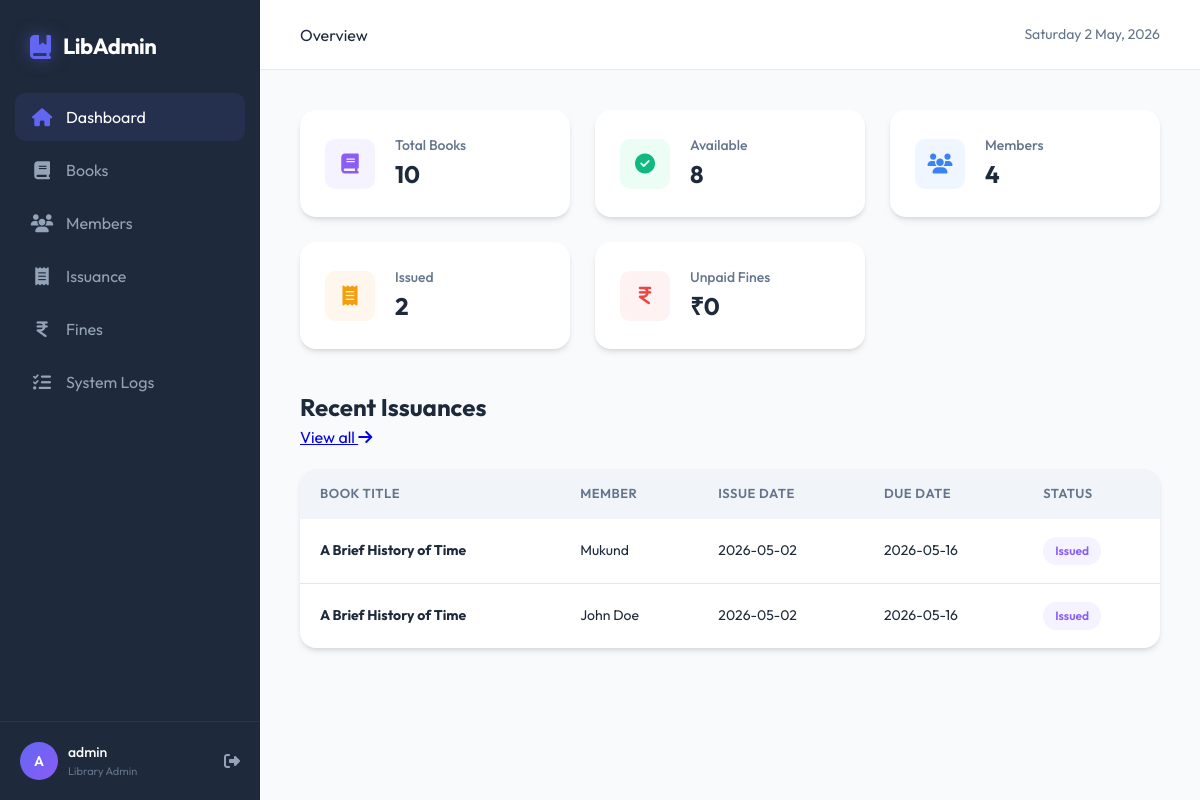
/ (signed in), run on the app's committed database.
### tables this page shows
CREATE TABLE issues (
    id INTEGER PRIMARY KEY AUTOINCREMENT,
    book_id INTEGER NOT NULL,
    member_id INTEGER NOT NULL,
    issue_date DATE NOT NULL,
    due_date DATE NOT NULL,
    return_date DATE,
    status VARCHAR(20) NOT NULL DEFAULT 'issued',
    processed_by VARCHAR(255),
    FOREIGN KEY(book_id) REFERENCES books(id),
    FOREIGN KEY(member_id) REFERENCES members(id)
);

CREATE TABLE books (
    id INTEGER PRIMARY KEY AUTOINCREMENT,
    title VARCHAR(255) NOT NULL,
    author VARCHAR(255) NOT NULL,
    isbn VARCHAR(20) UNIQUE NOT NULL,
    category_id INTEGER,
    qty INTEGER NOT NULL DEFAULT 1,
    available_qty INTEGER NOT NULL DEFAULT 1,
    created_by VARCHAR(255),
    notes TEXT,
    FOREIGN KEY(category_id) REFERENCES categories(id)
);

CREATE TABLE members (
    id INTEGER PRIMARY KEY AUTOINCREMENT,
    name VARCHAR(255) NOT NULL,
    email VARCHAR(255) UNIQUE NOT NULL,
    phone VARCHAR(20) NOT NULL,
    joined_date DATE NOT NULL,
    password_hash VARCHAR(512),
    created_by VARCHAR(255),
    notes TEXT
);

### routes/dashboard.py (the view)
@dashboard_bp.route('/')
@login_required
def index():
    stats = {
        'total_books': query_db('SELECT SUM(qty) as count FROM books', one=True)['count'] or 0,
        'available_books': query_db('SELECT SUM(available_qty) as count FROM books', one=True)['count'] or 0,
        'total_members': query_db('SELECT COUNT(*) as count FROM members', one=True)['count'] or 0,
        'issued_books': query_db("SELECT COUNT(*) as count FROM issues WHERE status = 'issued'", one=True)['count'] or 0,
        'total_fines': query_db("SELECT SUM(amount) as total FROM fines WHERE paid_status = 'unpaid'", one=True)['total'] or 0
    }
    recent_issues = query_db('''
        SELECT i.*, b.title, m.name
        FROM issues i
        JOIN books b ON i.book_id = b.id
        JOIN members m ON i.member_id = m.id
        ORDER BY i.issue_date DESC LIMIT 5
    ''')
    return render_template('dashboard.html', stats=stats, recent_issues=recent_issues)

### db.py (called while the page is built)
def get_db():
    db = getattr(g, '_database', None)
    if db is None:
        db = g._database = sqlite3.connect(Config.DATABASE_PATH)
        db.row_factory = sqlite3.Row
        db.execute("PRAGMA foreign_keys = ON")
    return db

def close_connection(exception):
    db = getattr(g, '_database', None)
    if db is not None:
        db.close()

def query_db(query, args=(), one=False):
    db = get_db()
    cur = db.execute(query, args)
    rv = cur.fetchall()
    cur.close()
    return (rv[0] if rv else None) if one else rv

### routes/auth.py (called while the page is built)
def login_required(f):
    from functools import wraps
    @wraps(f)
    def decorated_function(*args, **kwargs):
        if 'user_id' not in session:
            return redirect(url_for('auth.login'))
        return f(*args, **kwargs)
    return decorated_function

### templates/dashboard.html
{% extends 'base.html' %}
{% block title %}Overview{% endblock %}
{% block content %}
<div class="stats-grid">
    <div class="stat-card">
        <div class="stat-icon purple"><i class="fa-solid fa-book"></i></div>
        <div class="stat-details">
            <span class="stat-label">Total Books</span>
            <span class="stat-value">{{ stats.total_books }}</span>
        </div>
    </div>
    <div class="stat-card">
        <div class="stat-icon green"><i class="fa-solid fa-check-circle"></i></div>
        <div class="stat-details">
            <span class="stat-label">Available</span>
            <span class="stat-value">{{ stats.available_books }}</span>
        </div>
    </div>
    <div class="stat-card">
        <div class="stat-icon blue"><i class="fa-solid fa-users"></i></div>
        <div class="stat-details">
            <span class="stat-label">Members</span>
            <span class="stat-value">{{ stats.total_members }}</span>
        </div>
    </div>
    <div class="stat-card">
        <div class="stat-icon orange"><i class="fa-solid fa-receipt"></i></div>
        <div class="stat-details">
            <span class="stat-label">Issued</span>
            <span class="stat-value">{{ stats.issued_books }}</span>
        </div>
    </div>
    <div class="stat-card">
        <div class="stat-icon red"><i class="fa-solid fa-indian-rupee-sign"></i></div>
        <div class="stat-details">
            <span class="stat-label">Unpaid Fines</span>
            <span class="stat-value">₹{{ stats.total_fines }}</span>
        </div>
    </div>
</div>
<div class="dashboard-section">
    <div class="section-header">
        <h2>Recent Issuances</h2>
        <a href="{{ url_for('issues.index') }}" class="btn-text">View all <i class="fa-solid fa-arrow-right"></i></a>
    </div>
    <div class="table-container shadow">
        <table>
            <thead>
                <tr>
                    <th>Book Title</th>
                    <th>Member</th>
                    <th>Issue Date</th>
                    <th>Due Date</th>
                    <th>Status</th>
                </tr>
            </thead>
            <tbody>
                {% for issue in recent_issues %}
                <tr>
                    <td><strong>{{ issue.title }}</strong></td>
                    <td>{{ issue.name }}</td>
                    <td>{{ issue.issue_date }}</td>
                    <td>{{ issue.due_date }}</td>
                    <td><span class="badge badge-purple">{{ issue.status|capitalize }}</span></td>
                </tr>
                {% else %}
                <tr>
                    <td colspan="5" class="text-center">No recent activity</td>
                </tr>
                {% endfor %}
            </tbody>
        </table>
    </div>
</div>
{% endblock %}

### static/css/style.css (style rules this page uses)
:root { --primary: #6366f1; --primary-hover: #4f46e5; --secondary: #64748b; --bg-body: #f8fafc; --bg-card: #ffffff; --sidebar-bg: #1e293b; --text-main: #1e293b; --text-muted: #64748b; --border-color: #e2e8f0; --table-header: #f1f5f9; --success: #10b981; --warning: #f59e0b; --danger: #ef4444; --info: #3b82f6; --purple: #8b5cf6; --blue: #3b82f6; --green: #10b981; --orange: #f59e0b; --red: #ef4444; --radius-sm: 6px; --radius-md: 10px; --radius-lg: 16px; --shadow-sm: 0 1px 2px 0 rgb(0 0 0 / 0.05); --shadow-md: 0 4px 6px -1px rgb(0 0 0 / 0.1), 0 2px 4px -2px rgb(0 0 0 / 0.1); --shadow-lg: 0 10px 15px -3px rgb(0 0 0 / 0.1), 0 4px 6px -4px rgb(0 0 0 / 0.1); --transition: all 0.3s cubic-bezier(0.4, 0, 0.2, 1); }
* { margin: 0; padding: 0; box-sizing: border-box; }
body { font-family: 'Outfit', sans-serif; background-color: var(--bg-body); color: var(--text-main); line-height: 1.5; overflow-x: hidden; }
.stats-grid { display: grid; grid-template-columns: repeat(auto-fit, minmax(200px, 1fr)); gap: 25px; margin-bottom: 40px; }
.stat-card { background: white; padding: 25px; border-radius: var(--radius-lg); box-shadow: var(--shadow-md); display: flex; align-items: center; gap: 20px; transition: var(--transition); }
.stat-icon { width: 50px; height: 50px; border-radius: var(--radius-md); display: flex; align-items: center; justify-content: center; font-size: 20px; }
.stat-icon.purple { background: #f5f3ff; color: #8b5cf6; }
.stat-icon.green { background: #ecfdf5; color: #10b981; }
.stat-icon.blue { background: #eff6ff; color: #3b82f6; }
.stat-icon.orange { background: #fff7ed; color: #f59e0b; }
.stat-icon.red { background: #fef2f2; color: #ef4444; }
.stat-details { display: flex; flex-direction: column; }
.stat-label { font-size: 14px; color: var(--text-muted); font-weight: 500; }
.stat-value { font-size: 24px; font-weight: 700; }
.table-container { background: white; border-radius: var(--radius-lg); overflow: hidden; margin-top: 20px; }
.table-container.shadow { box-shadow: var(--shadow-md); }
table { width: 100%; border-collapse: collapse; }
th { background-color: var(--table-header); padding: 15px 20px; text-align: left; font-size: 13px; font-weight: 600; text-transform: uppercase; letter-spacing: 0.5px; color: var(--secondary); }
td { padding: 18px 20px; border-bottom: 1px solid var(--border-color); font-size: 14px; }
tr:last-child td { border-bottom: none; }
.badge { padding: 5px 12px; border-radius: 20px; font-size: 12px; font-weight: 600; display: inline-block; }
.badge-purple { background: #f5f3ff; color: #8b5cf6; }

### data on the page
issues: title "A Brief History of Time", name "Mukund", issue_date "2026-05-02", due_date "2026-05-16", status "Issued"
issues: title "A Brief History of Time", name "John Doe", issue_date "2026-05-02", due_date "2026-05-16", status "Issued"

### other printed values
{{ session.get('username', 'U')[0].upper() }} "A"
{{ session.get('username', 'Guest') }} "admin"
{{ 'Library Admin' if session.get('role') == 'admin' else 'Member' }} "Library Admin"
{{ stats.total_books }} "10"
{{ stats.available_books }} "8"
{{ stats.total_members }} "4"
{{ stats.issued_books }} "2"
{{ stats.total_fines }} "0"
